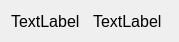
<?xml version="1.0" encoding="UTF-8"?>
<ui version="4.0">
 <class>LedLabel</class>
 <widget class="QWidget" name="LedLabel">
  <property name="geometry">
   <rect>
    <x>0</x>
    <y>0</y>
    <width>179</width>
    <height>42</height>
   </rect>
  </property>
  <property name="font">
   <font>
    <pointsize>12</pointsize>
   </font>
  </property>
  <property name="windowTitle">
   <string>Form</string>
  </property>
  <layout class="QHBoxLayout" name="horizontalLayout">
   <item>
    <widget class="QLabel" name="text_label">
     <property name="font">
      <font>
       <family>Microsoft YaHei UI</family>
       <pointsize>12</pointsize>
      </font>
     </property>
     <property name="text">
      <string>TextLabel</string>
     </property>
    </widget>
   </item>
   <item>
    <widget class="QLabel" name="led_label">
     <property name="font">
      <font>
       <pointsize>12</pointsize>
      </font>
     </property>
     <property name="text">
      <string>TextLabel</string>
     </property>
    </widget>
   </item>
  </layout>
 </widget>
 <resources/>
 <connections/>
</ui>
